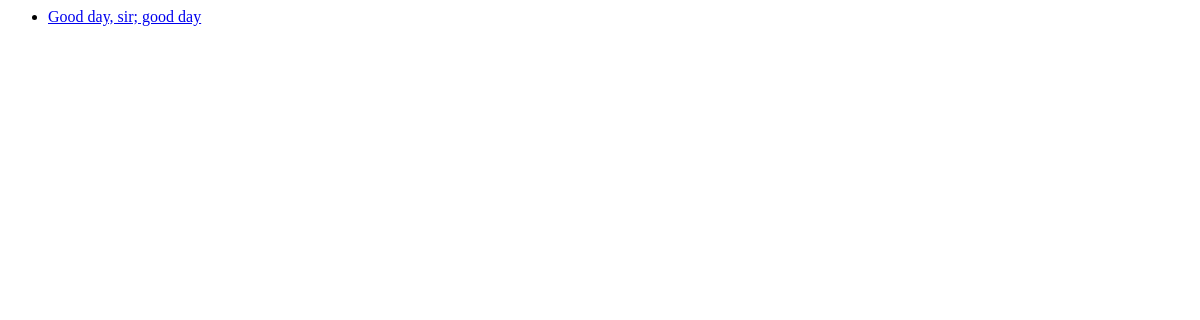
/polls/, run on an earlier commit of the app's database.
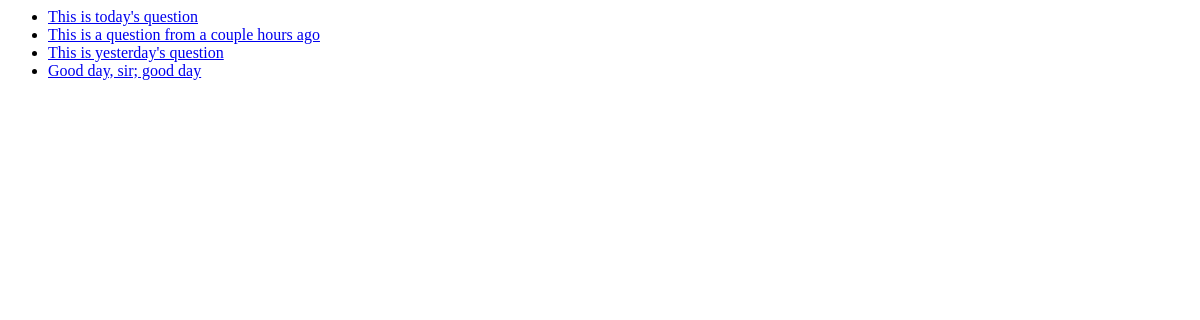
And on a later commit of the database.
### polls/models.py (models this page shows, shortened)
class Question(models.Model):
    question_text = models.CharField(max_length=200)
    pub_date = models.DateTimeField('date published')

### polls/views.py (the view)
# urls.py: path('', views.IndexView.as_view(), name='index'),
class IndexView(generic.ListView):
    template_name = 'polls/index.html'
    context_object_name = 'latest_question_list'
    def get_queryset(self):
        return Question.objects.filter(
            pub_date__lte=timezone.now()
        ).order_by('-pub_date')[:5]

### polls/templates/polls/index.html
{% if latest_question_list %}
  <ul>
    {% for question in latest_question_list %}
      <li><a href="{% url 'polls:detail' question.id %}">{{ question.question_text }}</a></li>
    {% endfor %}
  </ul>
{% else %}
  <p>No polls are available.</p>
{% endif %}

What changed in the data, as far as the page shows it:
added Question: question_text "This is today's question"
added Question: question_text "This is a question from a couple hours ago"
added Question: question_text "This is yesterday's question"
